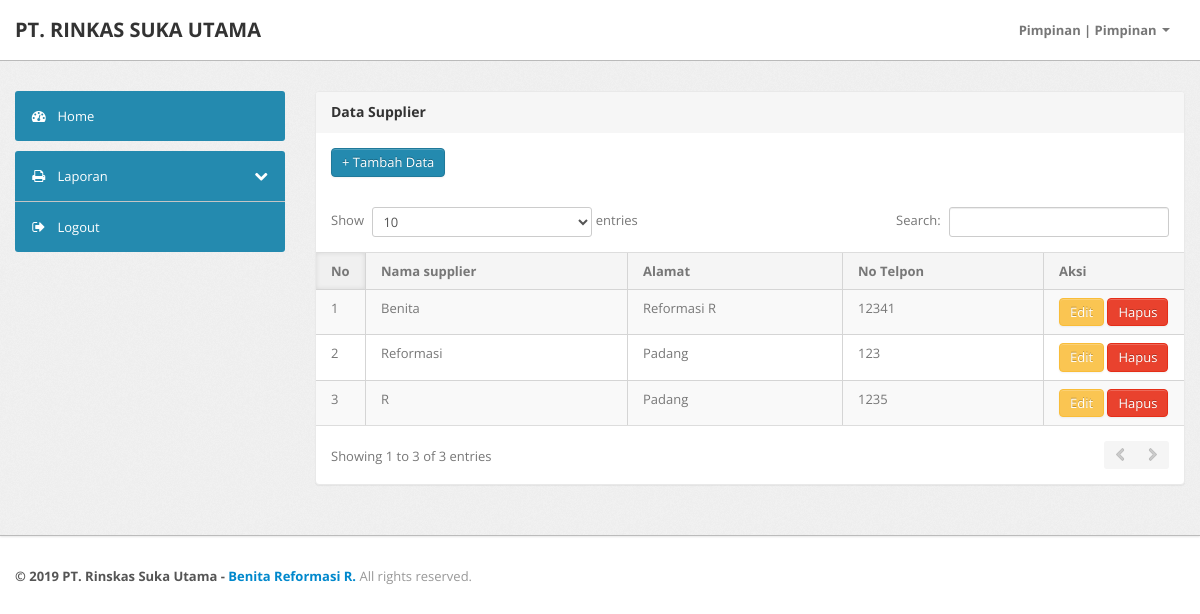
The page /index.php?page=data_supplier (signed in) on the database its author committed.
### tables this page shows
CREATE TABLE `tb_supplier` (
  `supplier_id` int(11) NOT NULL AUTO_INCREMENT,
  `supplier_nama` varchar(50) NOT NULL,
  `supplier_alamat` varchar(100) NOT NULL,
  `supplier_tlp` varchar(50) NOT NULL,
  PRIMARY KEY (`supplier_id`)
);

### koneksi.php (called while the page is built, shortened)
<?php
$no   = 1;

### data_supplier.php (the view, shortened to what this page needs)
<div class="span9">
    <div class="content">
        <div class="module">
            <div class="module-head">
                <h3>
                    Data Supplier</h3>
            </div>
            <div class="module-body">
                <a class="collapsed btn btn-primary" data-toggle="collapse" href="#Tambah">+ Tambah Data</a>
            </div>
            <div class="module-body table">
                <div id="Tambah" class="collapse unstyled">
                    <form method="post" class="form-horizontal row-fluid">
                    </form>
                </div>
                <table cellpadding="0" cellspacing="0" border="0" class="datatable-1 table table-bordered table-striped display" width="100%">
                    <thead>
                        <tr>
                            <th width="10">
                                No
                            </th>
                            <th>
                                Nama supplier
                            </th>
                            <th>
                                Alamat
                            </th>
                            <th>
                                No Telpon
                            </th>
                            <th width="110">
                                Aksi
                            </th>
                        </tr>
                    </thead>
                    <tbody>
                        <?php
                        $ambil = $koneksi->query("SELECT * FROM tb_supplier");
                        while ($pecah = $ambil->fetch_object()) {
                            ?>
                            <tr class="odd gradeX">
                                <td>
                                    <?php echo $no++ ?>
                                </td>
                                <td>
                                    <?php echo $pecah->supplier_nama ?>
                                </td>
                                <td>
                                    <?php echo $pecah->supplier_alamat ?>
                                </td>
                                <td>
                                    <?php echo $pecah->supplier_tlp ?>
                                </td>
                                <td>
                                    <a href="index.php?page=aksi_supplier/supplier_edit&id=<?php echo $pecah->supplier_id ?>" class="btn btn-warning">Edit</a>
                                    <a href="index.php?page=aksi_supplier/supplier_hapus&id=<?php echo $pecah->supplier_id ?>" class="btn btn-danger">Hapus</a>
                                </td>
                            </tr>
                        <?php } ?>
                    </tbody>
                </table>
            </div>
        </div>
    </div>
</div>

### rows shown on the page
tb_supplier: supplier_nama "Benita", supplier_alamat "Reformasi R", supplier_tlp "12341"
tb_supplier: supplier_nama "Reformasi", supplier_alamat "Padang", supplier_tlp "123"
tb_supplier: supplier_nama "R", supplier_alamat "Padang", supplier_tlp "1235"

### other values the page prints
$_SESSION['pengguna'] "Pimpinan"
$_SESSION['pengguna_level'] "Pimpinan"
